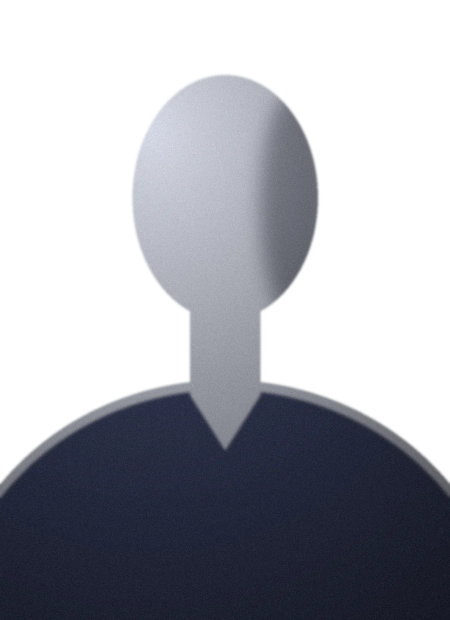
#> input picture skills/portfolio-design/examples/assets/portrait.webp, 900 x 1240 px (shown at 1/2 size)
$ python -i prepare_photos.py   (imports and definitions only)
#> lines starting #> are read from the running program, lines starting #| are printed output that depends on the picture
#> further down, picture is the input picture: PIL image 900x1240 RGBA; mean R, G, B, A 112.6, 116.1, 127.3, 122.5
"""Prepare the two portfolio photos.

    python prepare_photos.py --portrait photo.jpg [--about photo2.jpg] --out <site>/assets/img
        [--about-focus 0.5,0.35] [--about-gray] [--model birefnet-portrait]

Portrait: the background is removed (rembg with the BiRefNet portrait model),
any see-through patches inside the silhouette are filled (matting often leaves
holes in large dark areas such as a black shirt), the result is cropped to the
person and saved as assets/img/portrait.webp (900 px wide, transparent).

About photo: centre-cropped to a square around --about-focus (x,y as 0-1
fractions, default a little above centre so faces stay in frame), optionally
converted to black and white, saved as assets/img/about.webp (1000 x 1000).

Requirements: pip install "rembg[cpu]" pillow numpy  (the first run downloads
the ~1 GB BiRefNet model). If rembg is unavailable, pass a portrait that is
already a transparent PNG with --no-cutout.
"""
import argparse
import sys
from collections import deque
from pathlib import Path

from PIL import Image, ImageFilter, ImageOps

try:
    import numpy as np
except ImportError:  # pragma: no cover
    sys.exit("numpy is required: pip install numpy")


# [46 lines left out: functions cutout, fill_holes, not called in this run]


def save_portrait(im: Image.Image, dest: Path, width: int = 900) -> None:
#> called with dest = 'out.png', width = 900
    bbox = im.getchannel("A").point(lambda v: 255 if v > 8 else 0).getbbox()
#> bbox = (0, 146, 900, 1240)
    if not bbox:
        sys.exit("The cut-out came back empty. Use a photo where the person is clearly visible.")
    im = im.crop(bbox)
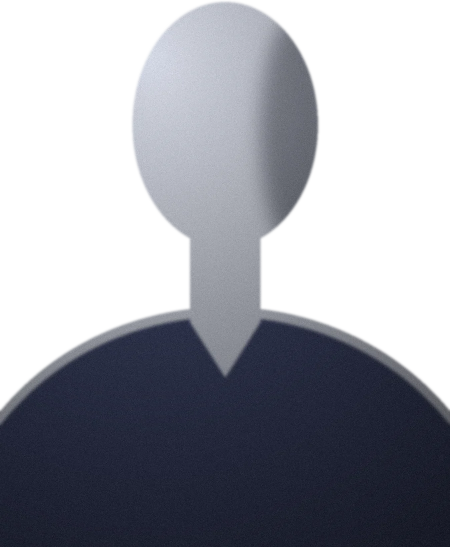
#> im: PIL image 900x1094 RGBA (shown at 1/2 size); mean R, G, B, A 106, 109.5, 121.2, 138.8; transparent parts drawn white
    im = im.resize((width, round(im.height * width / im.width)), Image.LANCZOS)
    ratio = im.height / im.width
#> ratio = 1.22
    if not 1.15 <= ratio <= 1.7:
        print(f"  ! portrait aspect is {ratio:.2f} (height/width). Head-and-shoulders crops around 1.3-1.45 look best.")
    im.save(dest, "WEBP", quality=86, method=6)
    print(f"  portrait -> {dest} ({im.width}x{im.height})")
#|   portrait -> out.png (900x1094)


# [32 lines left out: functions save_about, main, not called in this run]


# [2 lines not run here, left out]

>>> from PIL import Image
>>> picture = Image.open('../examples/assets/portrait.webp')
>>> result = save_portrait(picture, 'out.png')
